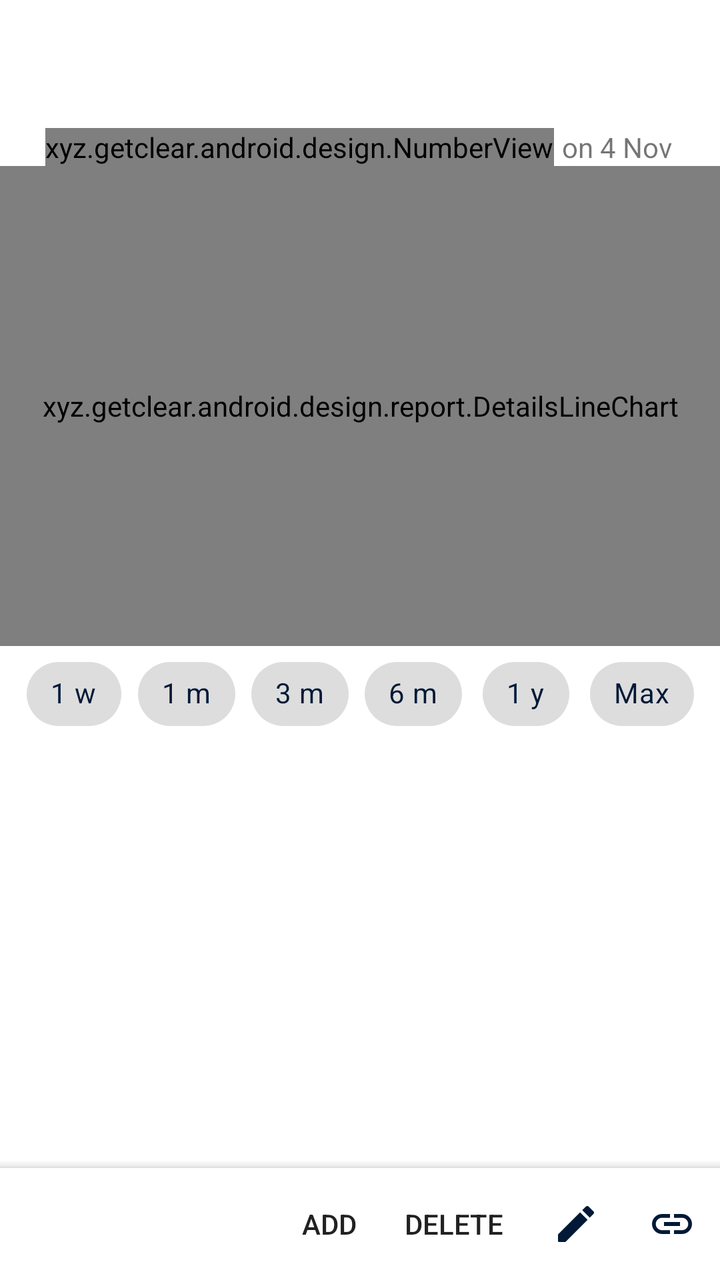
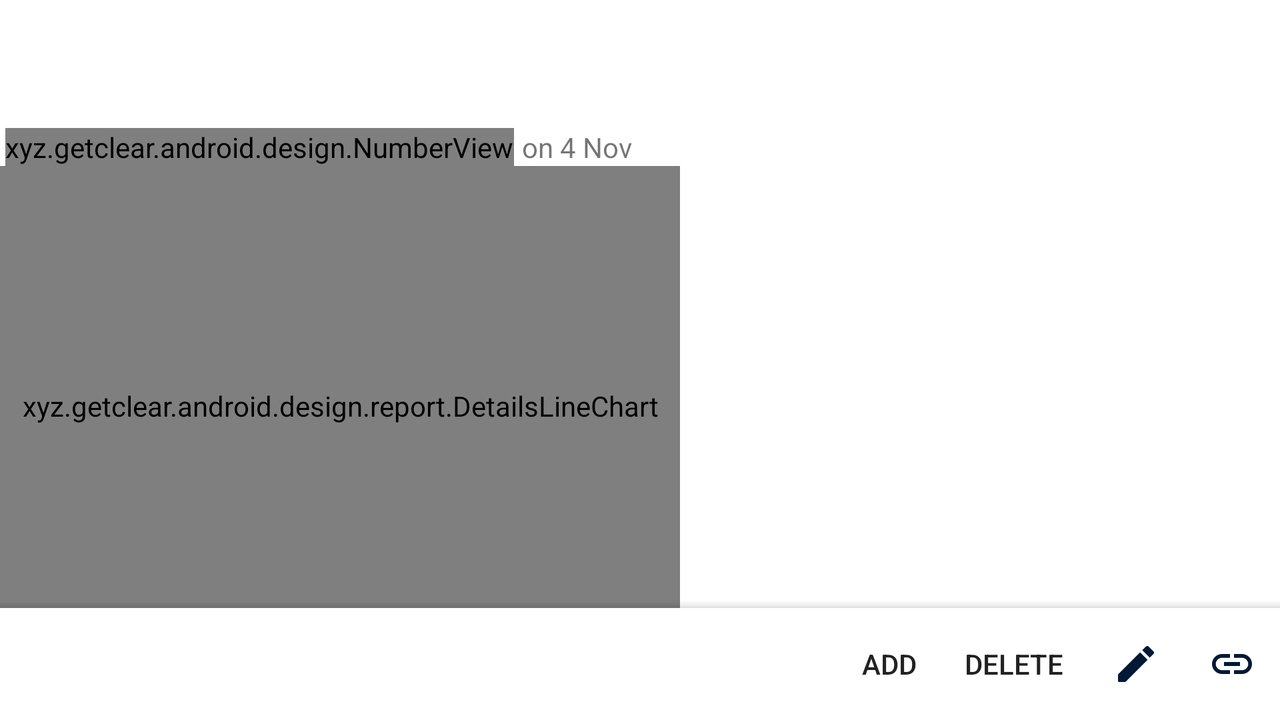

One screen, two layout resources from the same app: the default and the repository's alternative for another configuration. Each is rendered where Android would select it; the XML of both is given below.
<!-- AndroidManifest.xml: application theme AppTheme -->
<!-- res/layout/fragment_details.xml -->
<?xml version="1.0" encoding="utf-8"?>
<androidx.coordinatorlayout.widget.CoordinatorLayout xmlns:android="http://schemas.android.com/apk/res/android"
    xmlns:app="http://schemas.android.com/apk/res-auto"
    android:layout_width="match_parent"
    android:layout_height="match_parent"
    android:orientation="vertical">

    <androidx.core.widget.NestedScrollView
        android:layout_width="match_parent"
        android:layout_height="match_parent">

        <LinearLayout
            android:layout_width="match_parent"
            android:layout_height="match_parent"
            android:orientation="vertical">

            <androidx.appcompat.widget.Toolbar
                android:id="@+id/toolbar"
                android:layout_width="match_parent"
                android:layout_height="64dp" />

            <include
                android:id="@+id/card_summary"
                layout="@layout/card_summary" />

            <com.google.android.material.chip.ChipGroup
                android:id="@+id/tags"
                android:layout_width="match_parent"
                android:layout_height="wrap_content"
                android:padding="@dimen/spacing_normal" />

            <androidx.recyclerview.widget.RecyclerView
                android:id="@+id/list_transactions"
                android:layout_width="match_parent"
                android:layout_height="match_parent"
                android:nestedScrollingEnabled="false" />


        </LinearLayout>
    </androidx.core.widget.NestedScrollView>

    <com.google.android.material.bottomappbar.BottomAppBar
        android:id="@+id/bar_details"
        android:layout_width="match_parent"
        android:layout_height="wrap_content"
        android:layout_gravity="bottom"
        app:menu="@menu/pot_menu" />
</androidx.coordinatorlayout.widget.CoordinatorLayout>
<!-- res/layout/card_summary.xml (included above) -->
<?xml version="1.0" encoding="utf-8"?>
<RelativeLayout xmlns:android="http://schemas.android.com/apk/res/android"
        xmlns:app="http://schemas.android.com/apk/res-auto"
        xmlns:tools="http://schemas.android.com/tools"
        android:layout_width="match_parent"
        android:layout_height="wrap_content">

    <androidx.appcompat.widget.AppCompatTextView
            android:id="@+id/txt_home_balance_date"
            android:layout_width="wrap_content"
            android:layout_alignParentEnd="true"
            android:layout_marginEnd="@dimen/spacing_large"
            android:paddingStart="@dimen/spacing_small"
            android:paddingEnd="@dimen/spacing_normal"
            android:layout_height="wrap_content"
            tools:text="on 4 Nov" />

    <xyz.getclear.android.design.NumberView
            android:id="@+id/txt_home_balance"
            android:layout_toStartOf="@id/txt_home_balance_date"
            android:layout_width="wrap_content"
            android:layout_height="wrap_content"
            tools:text="100000000" />

    <xyz.getclear.android.design.report.DetailsLineChart
            android:id="@+id/chart"
            android:layout_below="@id/txt_home_balance_date"
            android:layout_width="match_parent"
            android:layout_height="240dp" />

    <com.google.android.material.chip.ChipGroup
        android:id="@+id/slices_view"
        android:layout_width="wrap_content"
        android:layout_height="wrap_content"
        android:layout_below="@id/chart"
        android:layout_centerHorizontal="true"
        app:singleSelection="true">

        <com.google.android.material.chip.Chip
            style="@style/Widget.MaterialComponents.Chip.Choice"
            android:layout_width="wrap_content"
            android:layout_height="wrap_content"
            android:tag="1w"
            android:text="@string/one_week_label"
            android:textColor="@color/text_chip_state_list"
            app:chipBackgroundColor="@color/bg_chip_state_list" />

        <com.google.android.material.chip.Chip
            style="@style/Widget.MaterialComponents.Chip.Choice"
            android:layout_width="wrap_content"
            android:layout_height="wrap_content"
            android:tag="1m"
            android:text="@string/One_month_label"
            android:textColor="@color/text_chip_state_list"
            app:chipBackgroundColor="@color/bg_chip_state_list" />

        <com.google.android.material.chip.Chip
            style="@style/Widget.MaterialComponents.Chip.Choice"
            android:layout_width="wrap_content"
            android:layout_height="wrap_content"
            android:tag="3m"
            android:text="@string/three_month_label"
            android:textColor="@color/text_chip_state_list"
            app:chipBackgroundColor="@color/bg_chip_state_list" />

        <com.google.android.material.chip.Chip
            style="@style/Widget.MaterialComponents.Chip.Choice"
            android:layout_width="wrap_content"
            android:layout_height="wrap_content"
            android:tag="6m"
            android:text="@string/six_month_label"
            android:textColor="@color/text_chip_state_list"
            app:chipBackgroundColor="@color/bg_chip_state_list" />

        <com.google.android.material.chip.Chip
            style="@style/Widget.MaterialComponents.Chip.Choice"
            android:layout_width="wrap_content"
            android:layout_height="wrap_content"
            android:tag="1y"
            android:text="@string/one_year_label"
            android:textColor="@color/text_chip_state_list"
            app:chipBackgroundColor="@color/bg_chip_state_list" />

        <com.google.android.material.chip.Chip
            style="@style/Widget.MaterialComponents.Chip.Choice"
            android:layout_width="wrap_content"
            android:layout_height="wrap_content"
            android:tag="max"
            android:text="@string/max_duration_label"
            android:textColor="@color/text_chip_state_list"
            app:chipBackgroundColor="@color/bg_chip_state_list" />
    </com.google.android.material.chip.ChipGroup>

</RelativeLayout>
<!-- resources referenced by this layout -->
<resources>
  <dimen name="spacing_large">16dp</dimen>
  <dimen name="spacing_normal">8dp</dimen>
  <dimen name="spacing_small">4dp</dimen>
  <string name="One_month_label">1 m</string>
  <string name="max_duration_label">Max</string>
  <string name="one_week_label">1 w</string>
  <string name="one_year_label">1 y</string>
  <string name="six_month_label">6 m</string>
  <string name="three_month_label">3 m</string>
  <color name="blue">#011936</color>
  <color name="yellow">#f3a311</color>
  <color name="yellow_dark">#f3a712</color>
  <color name="white">#FFFFFF</color>
  <color name="red">#9c0d38</color>
  <color name="gray500">#838385</color>
  <style name="ShapeAppearance.Boost.SmallComponent" parent="ShapeAppearance.MaterialComponents.SmallComponent">
          <item name="cornerFamily">rounded</item>
          <item name="cornerSize">4dp</item>
      </style>
  <style name="ShapeAppearance.Boost.MediumComponent" parent="ShapeAppearance.MaterialComponents.MediumComponent">
          <item name="cornerFamily">rounded</item>
          <item name="cornerSize">8dp</item>
      </style>
  <style name="ShapeAppearance.Boost.LargeComponent" parent="ShapeAppearance.MaterialComponents.LargeComponent">
          <item name="cornerFamily">rounded</item>
          <item name="cornerSize">20dp</item>
      </style>
  <style name="Widget.Boost.BottomSheet.Modal" parent="Widget.MaterialComponents.BottomSheet.Modal">
          <item name="android:background">@color/white</item>
          <item name="shapeAppearanceOverlay">@style/ShapeAppearanceOverlay.Boost.BottomSheet</item>
      </style>
  <style name="Widget.Boost.Chip" parent="Widget.MaterialComponents.Chip.Choice">
          <item name="chipCornerRadius">@null</item>
          <item name="shapeAppearanceOverlay">@style/ShapeAppearanceOverlay.Boost.Chip</item>
      </style>
  <style name="Widget.Boost.FloatingActionButton" parent="Widget.MaterialComponents.FloatingActionButton">
          <item name="shapeAppearance">@style/ShapeAppearance.Boost.LargeComponent</item>
          <item name="backgroundTint">@color/blue</item>
          <item name="tint">@color/yellow_dark</item>
          <item name="android:textColor">@color/yellow_dark</item>
          <item name="iconTint">@color/yellow_dark</item>
      </style>
  <style name="Widget.Boost.TextInputLayout" parent="Widget.MaterialComponents.TextInputLayout.OutlinedBox" />
  <style name="AppTheme.PreferenceThemeOverlay" parent="@style/PreferenceThemeOverlay">
          <item name="android:layout">@layout/activity_settings</item>
      </style>
  <style name="ShapeAppearanceOverlay.Boost.BottomSheet" parent="">
          <item name="cornerFamilyTopRight">rounded</item>
          <item name="cornerFamilyTopLeft">rounded</item>
          <item name="cornerSizeBottomLeft">0dp</item>
          <item name="cornerSizeBottomRight">0dp</item>
      </style>
  <style name="ShapeAppearanceOverlay.Boost.Chip" parent="">
          <item name="cornerFamily">rounded</item>
          <item name="cornerSize">4dp</item>
      </style>
</resources>
<!-- res/layout-land/fragment_details.xml (the repository's variant of the layout above) -->
<!-- drawn on the phone turned sideways -->
<?xml version="1.0" encoding="utf-8"?>
<androidx.coordinatorlayout.widget.CoordinatorLayout xmlns:android="http://schemas.android.com/apk/res/android"
    xmlns:app="http://schemas.android.com/apk/res-auto"
    android:layout_width="match_parent"
    android:layout_height="match_parent"
    android:orientation="vertical">


    <RelativeLayout
        android:layout_width="match_parent"
        android:layout_height="match_parent">

        <androidx.appcompat.widget.Toolbar
            android:id="@+id/toolbar"
            android:layout_width="match_parent"
            android:layout_height="64dp" />

        <include
            android:id="@+id/card_summary"
            layout="@layout/card_summary"
            android:layout_width="340dp"
            android:layout_height="match_parent"
            android:layout_below="@+id/toolbar" />

        <com.google.android.material.chip.ChipGroup
            android:id="@+id/tags"
            android:layout_width="340dp"
            android:layout_toEndOf="@+id/card_summary"
            android:layout_height="wrap_content"
            android:padding="@dimen/spacing_normal" />

        <androidx.recyclerview.widget.RecyclerView
            android:id="@+id/list_transactions"
            android:layout_width="match_parent"
            android:layout_below="@id/tags"
            android:layout_height="match_parent"
            android:layout_toEndOf="@+id/card_summary"
            android:nestedScrollingEnabled="false" />

    </RelativeLayout>

    <com.google.android.material.bottomappbar.BottomAppBar
        android:id="@+id/bar_details"
        android:layout_width="match_parent"
        android:layout_height="wrap_content"
        android:layout_gravity="bottom"
        app:itemIconTint="@drawable/nav_icon_color"
        app:menu="@menu/pot_menu" />
</androidx.coordinatorlayout.widget.CoordinatorLayout>
<!-- resources referenced by the variant -->
<!-- as the phone turned sideways resolves them -->
<resources>
  <dimen name="spacing_large">16dp</dimen>
  <dimen name="spacing_normal">8dp</dimen>
  <dimen name="spacing_small">4dp</dimen>
  <!-- drawable nav_icon_color (drawable) -->
  <?xml version="1.0" encoding="utf-8"?>
  <selector xmlns:android="http://schemas.android.com/apk/res/android">
      <item
              android:state_checked="true"
              android:color="?iconColor" />
      <item
              android:state_checked="false"
              android:color="@color/gray500" />
  </selector>
  <string name="One_month_label">1 m</string>
  <string name="max_duration_label">Max</string>
  <string name="one_week_label">1 w</string>
  <string name="one_year_label">1 y</string>
  <string name="six_month_label">6 m</string>
  <string name="three_month_label">3 m</string>
  <color name="gray500">#838385</color>
  <color name="blue">#011936</color>
  <color name="yellow">#f3a311</color>
  <color name="yellow_dark">#f3a712</color>
  <color name="white">#FFFFFF</color>
  <color name="red">#9c0d38</color>
  <style name="ShapeAppearance.Boost.SmallComponent" parent="ShapeAppearance.MaterialComponents.SmallComponent">
          <item name="cornerFamily">rounded</item>
          <item name="cornerSize">4dp</item>
      </style>
  <style name="ShapeAppearance.Boost.MediumComponent" parent="ShapeAppearance.MaterialComponents.MediumComponent">
          <item name="cornerFamily">rounded</item>
          <item name="cornerSize">8dp</item>
      </style>
  <style name="ShapeAppearance.Boost.LargeComponent" parent="ShapeAppearance.MaterialComponents.LargeComponent">
          <item name="cornerFamily">rounded</item>
          <item name="cornerSize">20dp</item>
      </style>
  <style name="Widget.Boost.BottomSheet.Modal" parent="Widget.MaterialComponents.BottomSheet.Modal">
          <item name="android:background">@color/white</item>
          <item name="shapeAppearanceOverlay">@style/ShapeAppearanceOverlay.Boost.BottomSheet</item>
      </style>
  <style name="Widget.Boost.Chip" parent="Widget.MaterialComponents.Chip.Choice">
          <item name="chipCornerRadius">@null</item>
          <item name="shapeAppearanceOverlay">@style/ShapeAppearanceOverlay.Boost.Chip</item>
      </style>
  <style name="Widget.Boost.FloatingActionButton" parent="Widget.MaterialComponents.FloatingActionButton">
          <item name="shapeAppearance">@style/ShapeAppearance.Boost.LargeComponent</item>
          <item name="backgroundTint">@color/blue</item>
          <item name="tint">@color/yellow_dark</item>
          <item name="android:textColor">@color/yellow_dark</item>
          <item name="iconTint">@color/yellow_dark</item>
      </style>
  <style name="Widget.Boost.TextInputLayout" parent="Widget.MaterialComponents.TextInputLayout.OutlinedBox" />
  <style name="AppTheme.PreferenceThemeOverlay" parent="@style/PreferenceThemeOverlay">
          <item name="android:layout">@layout/activity_settings</item>
      </style>
  <style name="ShapeAppearanceOverlay.Boost.BottomSheet" parent="">
          <item name="cornerFamilyTopRight">rounded</item>
          <item name="cornerFamilyTopLeft">rounded</item>
          <item name="cornerSizeBottomLeft">0dp</item>
          <item name="cornerSizeBottomRight">0dp</item>
      </style>
  <style name="ShapeAppearanceOverlay.Boost.Chip" parent="">
          <item name="cornerFamily">rounded</item>
          <item name="cornerSize">4dp</item>
      </style>
</resources>
